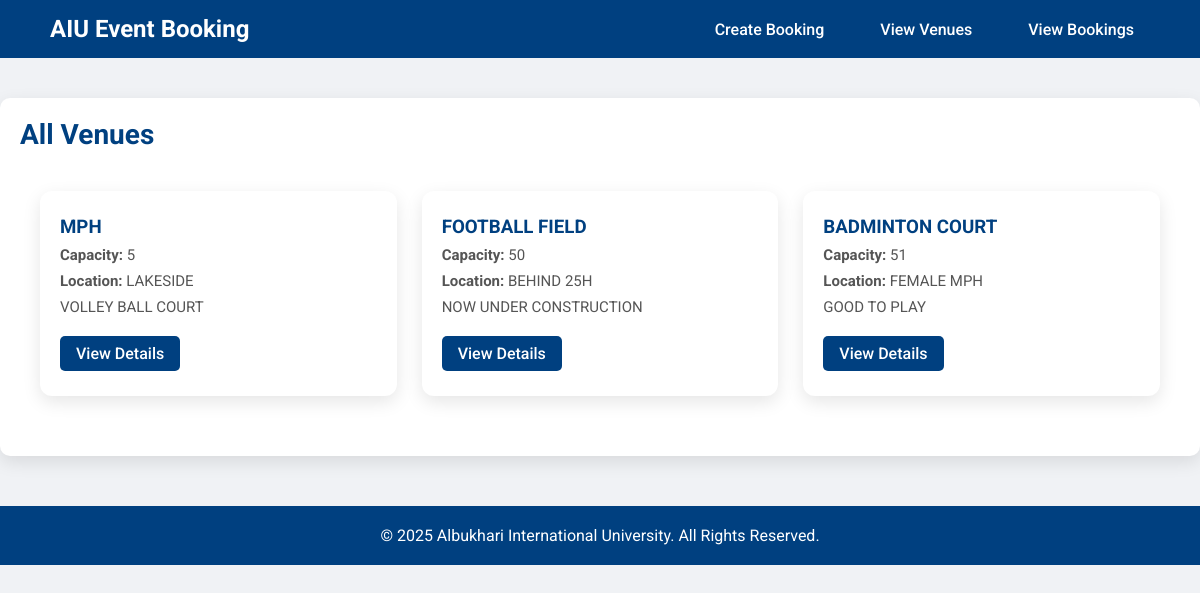
Screenshot of /venues/ with the database file from the repository.
### bookings/models.py (models this page shows, shortened)
class Venue(models.Model):
    name = models.CharField(max_length=100)
    location = models.CharField(max_length=200)
    capacity = models.IntegerField()
    description = models.TextField(blank=True)

### bookings/views.py (the view)
# urls.py: path('venues/', views.VenueListView.as_view(), name='venue-list'),
class VenueListView(generic.ListView):
    model = Venue
    template_name = 'bookings/venue_list.html'

### bookings/templates/bookings/venue_list.html (shortened to what this page needs)
{% extends "base.html" %}
{% block title %}All Venues{% endblock %}
{% block content %}
<div class="venue-list-container">
    {% if object_list %}
        <div class="venue-grid">
            {% for venue in object_list %}
                <div class="venue-card">
                    <h3><a href="{% url 'venue_detail' venue.pk %}">{{ venue.name }}</a></h3>
                    <p><strong>Capacity:</strong> {{ venue.capacity }}</p>
                    <p><strong>Location:</strong> {{ venue.location }}</p>
                    <p>{{ venue.description|truncatechars:80 }}</p>
                    <a href="{% url 'venue_detail' venue.pk %}" class="btn-view">View Details</a>
                </div>
            {% endfor %}
        </div>
    {% else %}
        <p>No venues available at the moment.</p>
    {% endif %}
</div>
{% endblock %}

### bookings/templates/base.html (style rules this page uses)
* { margin: 0; padding: 0; box-sizing: border-box; }
body { font-family: 'Roboto', sans-serif; background-color: #f0f2f5; color: #333; }

### bookings/templates/bookings/venue_list.html (style rules this page uses)
.venue-list-container { max-width: 1200px; margin: 40px auto; padding: 0 20px; }
.venue-grid { display: grid; grid-template-columns: repeat(auto-fit, minmax(250px, 1fr)); gap: 25px; }
.venue-card { background-color: #ffffff; padding: 25px 20px; border-radius: 12px; box-shadow: 0 6px 18px rgba(0,0,0,0.1); transition: transform 0.2s, box-shadow 0.2s; }
.venue-card h3 a { color: #004080; text-decoration: none; transition: color 0.3s; }
.venue-card p { margin: 8px 0; color: #555; font-size: 15px; }
.btn-view { display: inline-block; margin-top: 12px; padding: 8px 16px; background-color: #004080; color: white; text-decoration: none; border-radius: 5px; font-weight: 500; transition: background-color 0.3s; }

### rows the page displays
Venue: name "MPH", capacity "5", location "LAKESIDE", description "VOLLEY BALL COURT"
Venue: name "FOOTBALL FIELD", capacity "50", location "BEHIND 25H", description "NOW UNDER CONSTRUCTION"
Venue: name "BADMINTON COURT", capacity "51", location "FEMALE MPH", description "GOOD TO PLAY"
